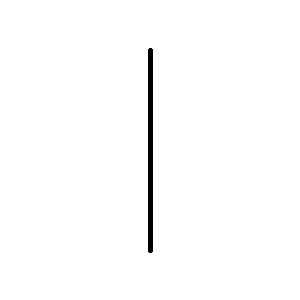
//> input picture images/vertical_line.bmp, 300 x 300 px
$ ./main   (built with g++ and OpenCV 4)
//> lines starting //> are read from the running program, lines starting //| are printed output that depends on the picture; after the words box and inside, x2 and y2 are one past the last pixel; in counts of white or black regions, pixels touching at a corner belong together
### src/proiect.h
//
// Created by Denis on 4/21/2025.
//

#ifndef PROIECT_H
#define PROIECT_H

#include <opencv2/opencv.hpp>


unsigned char bilinearInterpolate(cv::Mat img, float x, float y);
cv::Mat resizeBilinear(cv::Mat input, int newWidth, int newHeight);

unsigned char bicubicInterpolate(cv::Mat img, float x, float y);
cv::Mat resizeBicubic(cv::Mat input, int newWidth, int newHeight);

cv::Mat resizeNearestNeighbor(cv::Mat input, int newWidth, int newHeight);

cv::Mat resizeSubsamplingAverage(cv::Mat input, int newWidth, int newHeight);

double calculateMAE(const cv::Mat& img1, const cv::Mat& img2);

double calculatePSNR(const cv::Mat& I1, const cv::Mat& I2);


#endif //PROIECT_H

### src/proiect.cpp
//
// Created by Denis on 4/21/2025.
//

#include "proiect.h"
#include <cmath>
using namespace cv;
using namespace std;

unsigned char bilinearInterpolate(Mat img, float x, float y) {

    int x1=floor(x);
    int y1=floor(y);

    int x2=std::min(x1+1, img.cols-1);
    int y2=std::min(y1+1, img.rows-1);

    float dx=x-x1;
    float dy=y-y1;

    float I1=(1-dx)*img.at<uchar>(y1,x1)+dx*img.at<uchar>(y1,x2);
    float I2=(1-dx)*img.at<uchar>(y2,x1)+dx*img.at<uchar>(y2,x2);

    return (uchar)((1-dy)*I1+dy*I2);
}

Mat resizeBilinear(Mat input, int newWidth, int newHeight) {
    Mat output(newHeight, newWidth, CV_8UC1);
    float scaleX=(float)input.cols/newWidth;
    float scaleY=(float)input.rows/newHeight;

    for (int y=0;y<newHeight;y++) {
        for (int x=0;x<newWidth;x++) {

            float srcX=x*scaleX;
            float srcY=y*scaleY;
            output.at<uchar>(y,x)=bilinearInterpolate(input,srcX,srcY);
        }
    }
    return output;
}

float cubicInterpolate(float p[4], float x) {
    //catmull-rom
    return p[1] + 0.5f * x * (p[2] - p[0] +
           x * (2*p[0] - 5*p[1] + 4*p[2] - p[3] +
           x * (3*(p[1] - p[2]) + p[3] - p[0])));
}

unsigned char bicubicInterpolate(Mat img, float x, float y) {
    int ix = floor(x);
    int iy = floor(y);

    float dx = x - ix;
    float dy = y - iy;

    float patch[4][4];

    for (int m = -1; m <= 2; m++) {
        int yy = iy + m;
        yy = max(0, min(yy, img.rows - 1));

        for (int n = -1; n <= 2; n++) {
            int xx = ix + n;
            xx = max(0, min(xx, img.cols - 1));

            patch[m + 1][n + 1] = img.at<uchar>(yy, xx);
        }
    }

    float col[4];
    for (int i = 0; i < 4; i++) {
        col[i] = cubicInterpolate(patch[i], dx);
    }

    float value = cubicInterpolate(col, dy);
    value = max(0.0f, min(255.0f, value));

    return (unsigned char)(value + 0.5f);
}


Mat resizeBicubic(Mat input, int newWidth, int newHeight) {
    Mat output(newHeight, newWidth, CV_8UC1);
    float scaleX = (float)input.cols / newWidth;
    float scaleY = (float)input.rows / newHeight;

    for (int y = 0; y < newHeight; y++) {
        for (int x = 0; x < newWidth; x++) {
            float srcX = x * scaleX;
            float srcY = y * scaleY;
            output.at<uchar>(y, x) = bicubicInterpolate(input, srcX, srcY);
        }
    }
    return output;
}

Mat resizeNearestNeighbor(Mat input, int newWidth, int newHeight) {
    Mat output(newHeight, newWidth, CV_8UC1);

    float scaleX = (float)input.cols / newWidth;
    float scaleY = (float)input.rows / newHeight;

    for (int y = 0; y < newHeight; y++) {
        for (int x = 0; x < newWidth; x++) {
            int srcX=(int)(x*scaleX+0.5f);
            int srcY=(int)(y*scaleY+0.5f);

            if (srcX>=input.cols) srcX=input.cols-1;
            if (srcY>=input.rows) srcY=input.rows-1;

            output.at<uchar>(y,x)=input.at<uchar>(srcY,srcX);
        }
    }
    return output;
}

Mat resizeSubsamplingAverage(Mat input, int newWidth, int newHeight) {
    Mat output(newHeight, newWidth, CV_8UC1);

    float scaleX = (float)input.cols / newWidth;
    float scaleY = (float)input.rows / newHeight;

    for (int y = 0; y < newHeight; y++) {
        for (int x = 0; x < newWidth; x++) {
            int startX = (int)(x * scaleX);
            int startY = (int)(y * scaleY);
            int endX = (int)((x + 1) * scaleX);
            int endY = (int)((y + 1) * scaleY);

            endX = std::min(endX, input.cols);
            endY = std::min(endY, input.rows);

            int sum = 0;
            int count = 0;

            for (int j = startY; j < endY; j++) {
                for (int i = startX; i < endX; i++) {
                    sum += input.at<uchar>(j, i);
                    count++;
                }
            }

            uchar average = (uchar)(sum / count);
            output.at<uchar>(y, x) = average;
        }
    }


    return output;
}

//Mean Absolute Error
double calculateMAE(const Mat& img1, const Mat& img2) {
    CV_Assert(img1.size() == img2.size() && img1.type() == img2.type());

    double sumError = 0.0;
    for (int y = 0; y < img1.rows; y++) {
        for (int x = 0; x < img1.cols; x++) {
            sumError += abs(img1.at<uchar>(y, x) - img2.at<uchar>(y, x));
        }
    }
    return sumError / (img1.rows * img1.cols);
}

//Peak-Signal-to-Noise Ratio
double calculatePSNR(const Mat& I1, const Mat& I2) {
    Mat s1;
    absdiff(I1, I2, s1);       // |I1 - I2|
    s1.convertTo(s1, CV_32F);  // convert to float
    s1 = s1.mul(s1);           // |I1 - I2|^2, MSE

    Scalar s = sum(s1);        // sum of all elements

    double mse = s.val[0] / (double)(I1.total()); //mean squared error
    if (mse == 0) return INFINITY;
    double psnr = 10.0 * log10((255 * 255) / mse);
    return psnr;
}

//phase 4

// ----------- BILINEAR -----------
// [147 lines left out: functions bilinearInterpolateColor, resizeBilinearColor, bicubicInterpolateColor, resizeBicubicColor, resizeNearestNeighborColor, resizeSubsamplingAverageColor and 2 more, not called in this run]

### main.cpp
#include <iostream>
#include <opencv2/opencv.hpp>
#include "src/proiect.h"
using namespace std;
using namespace cv;

int main() {

    Mat img = imread("C:/Users/Denis/Desktop/PI/proiect/images/vertical_line.bmp",
                     IMREAD_GRAYSCALE);
//> img: 300 rows x 300 cols, CV_8UC1; 98.9% white; 1 black region, box (x1, y1, x2, y2) and area: (148, 48, 153, 253) 1021

    if (img.empty()) {
        cerr << "Imaginea nu a putut fi incarcata!" << endl;
        return -1;
    }

    int newWidth = img.cols * 3;
//> newWidth = 900
    int newHeight = img.rows * 2;
//> newHeight = 600

    //Bilinear resize + timing
    int64 t1 = getTickCount();
    Mat resizedBilinear = resizeBilinear(img, newWidth, newHeight);
//> after the loop in resizeBilinear, `for (int y=0;y<newHeight;y++)`:
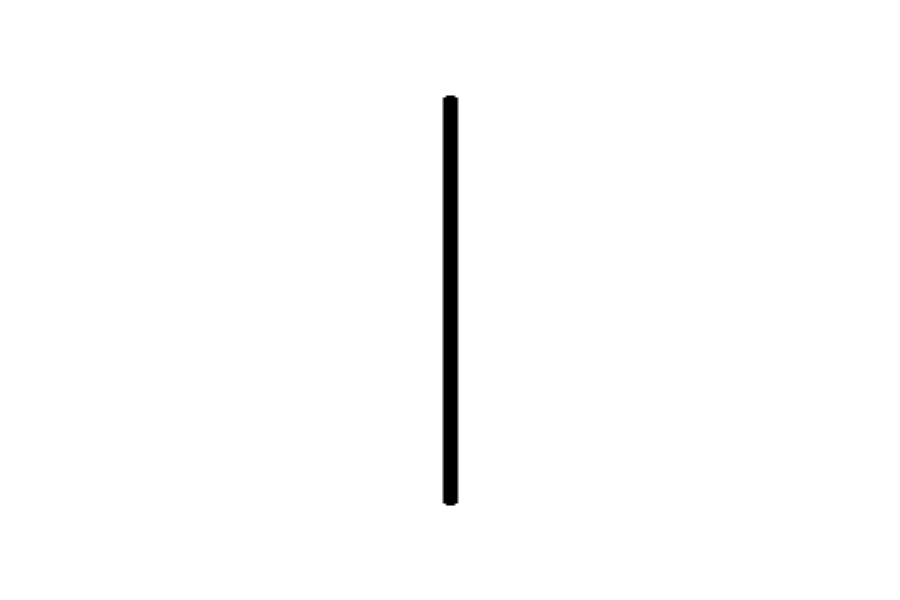
//> output: 600 rows x 900 cols, CV_8UC1; min 0, max 255, mean 252.1
    int64 t2 = getTickCount();
    double timeBilinear = (t2 - t1) * 1000.0 / getTickFrequency();  // ms


    imshow("Original", img);
    imshow("Redimensionat Biliniar", resizedBilinear);

    //Bicubic resize + timing
    newWidth = img.cols * 3;
    newHeight = img.rows * 3;
//> newHeight = 900
    t1 = getTickCount();
    Mat resizedBicubic = resizeBicubic(img, newWidth, newHeight);
    t2 = getTickCount();
    double timeBicubic = (t2 - t1) * 1000.0 / getTickFrequency();


    imshow("Redimensionat Bicubic", resizedBicubic);

    // Nearest Neighbor resize + timing
    newHeight = img.rows * 3;
    newWidth = img.cols * 3;
    t1 = getTickCount();
    Mat resizedNearestNeighbor = resizeNearestNeighbor(img, newWidth, newHeight);
//> after the loop in resizeNearestNeighbor, `for (int y = 0; y < newHeight; y++)`:
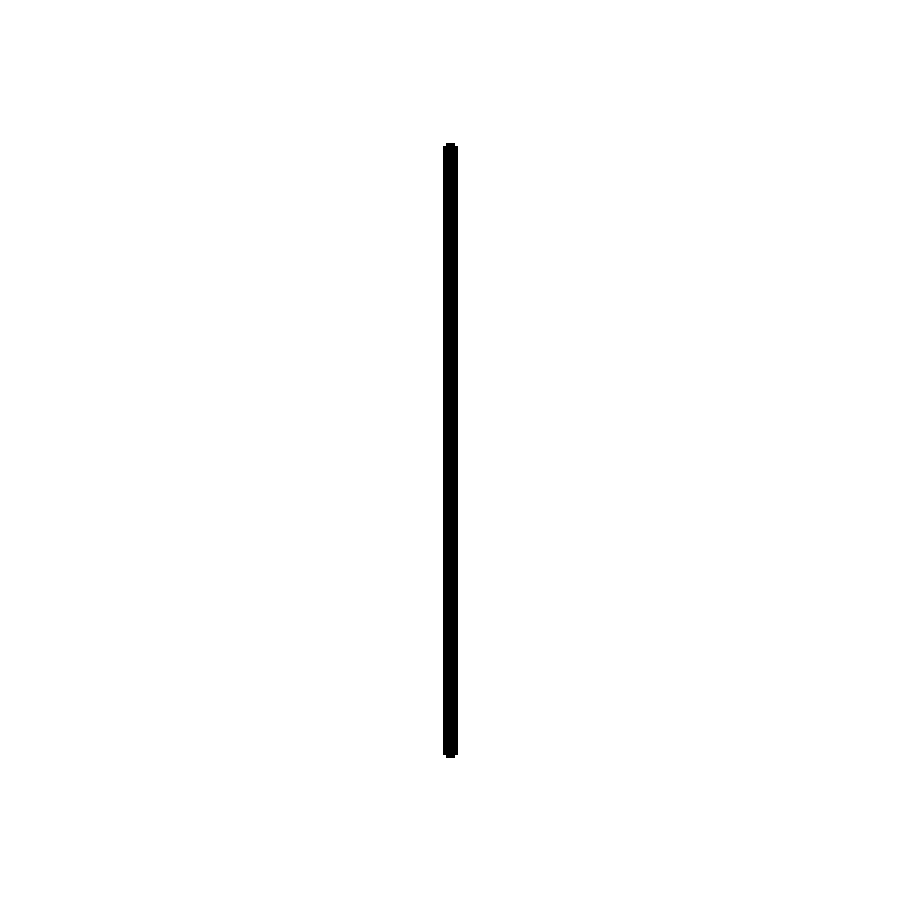
//> output: 900 rows x 900 cols, CV_8UC1; 98.9% white; 1 black region, box (x1, y1, x2, y2) and area: (443, 143, 458, 758) 9189
    t2 = getTickCount();
    double timeNearest = (t2 - t1) * 1000.0 / getTickFrequency();


    imshow("Redimensionat Nearest Neighbor", resizedNearestNeighbor);

    //Subsampling Average resize + timing
    newWidth = (int)(img.cols / 1.4);
//> newWidth = 214
    newHeight = (int)(img.rows / 1.4);
//> newHeight = 214
    t1 = getTickCount();
    Mat resizedSubsamplingAverage = resizeSubsamplingAverage(img, newWidth, newHeight);
    t2 = getTickCount();
    double timeSubsampling = (t2 - t1) * 1000.0 / getTickFrequency();


    imshow("Redimensionat Subsampling Average", resizedSubsamplingAverage);

    cout << "Timp executie Bilinear: " << timeBilinear << " ms" << endl;
    cout << "Timp executie Bicubic: " << timeBicubic << " ms" << endl;
    cout << "Timp executie Nearest Neighbor: " << timeNearest << " ms" << endl;
    cout << "Timp executie Subsampling Average: " << timeSubsampling << " ms" << endl;


    // OpenCV resize results
    Mat cvBilinear, cvBicubic, cvNearest, cvSubsampling;

    // Resize si timp cu metode OpenCV pentru comparatie
     // OpenCV resize results + timing
     int64 t1_ocv, t2_ocv;
     double timeOCV;

     // OpenCV Bilinear
     t1_ocv = getTickCount();
     resize(img, cvBilinear, Size(resizedBilinear.cols, resizedBilinear.rows), 0, 0, INTER_LINEAR);
     t2_ocv = getTickCount();
     timeOCV = (t2_ocv - t1_ocv) * 1000.0 / getTickFrequency();
     cout << "\n---Timp OpenCV---\nTimp executie OpenCV Bilinear: " << timeOCV << " ms" << endl;

     // OpenCV Bicubic
     t1_ocv = getTickCount();
     resize(img, cvBicubic, Size(resizedBicubic.cols, resizedBicubic.rows), 0, 0, INTER_CUBIC);
     t2_ocv = getTickCount();
     timeOCV = (t2_ocv - t1_ocv) * 1000.0 / getTickFrequency();
     cout << "Timp executie OpenCV Bicubic: " << timeOCV << " ms" << endl;

     // OpenCV Nearest Neighbor
     t1_ocv = getTickCount();
     resize(img, cvNearest, Size(resizedNearestNeighbor.cols, resizedNearestNeighbor.rows), 0, 0, INTER_NEAREST);
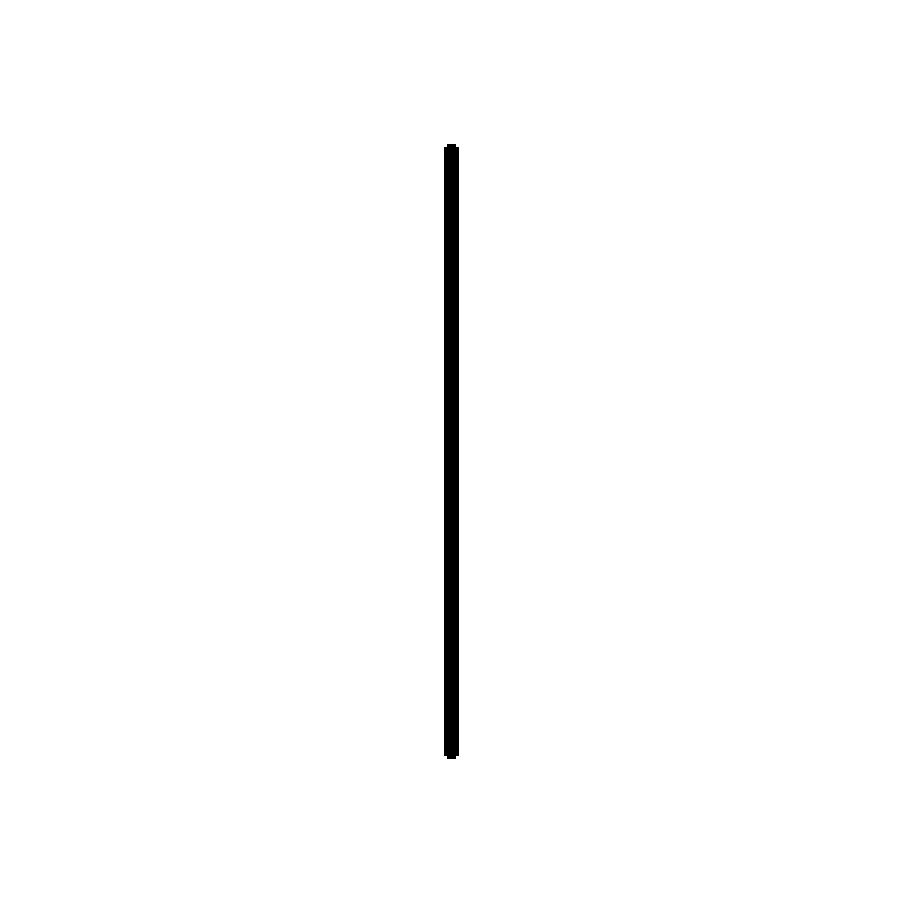
//> cvNearest: 900 rows x 900 cols, CV_8UC1; 98.9% white; 1 black region, box (x1, y1, x2, y2) and area: (444, 144, 459, 759) 9189
     t2_ocv = getTickCount();
     timeOCV = (t2_ocv - t1_ocv) * 1000.0 / getTickFrequency();
     cout << "Timp executie OpenCV Nearest Neighbor: " << timeOCV << " ms" << endl;

     // OpenCV Subsampling (INTER_AREA)
     t1_ocv = getTickCount();
     resize(img, cvSubsampling, Size(resizedSubsamplingAverage.cols, resizedSubsamplingAverage.rows), 0, 0, INTER_AREA);
     t2_ocv = getTickCount();
     timeOCV = (t2_ocv - t1_ocv) * 1000.0 / getTickFrequency();
     cout << "Timp executie OpenCV Subsampling: " << timeOCV << " ms" << endl;

    // MAE and PSNR
    cout << "\n--- Comparatie cu OpenCV ---" << endl;
    cout << "Bilinear - MAE: " << calculateMAE(resizedBilinear, cvBilinear)
         << ", PSNR: " << calculatePSNR(resizedBilinear, cvBilinear) << " dB" << endl;
//> after the loop in calculateMAE, `for (int y = 0; y < img1.rows; y++)`: sumError = 212557
//> in calculatePSNR, `s1 = s1.mul(s1);`:
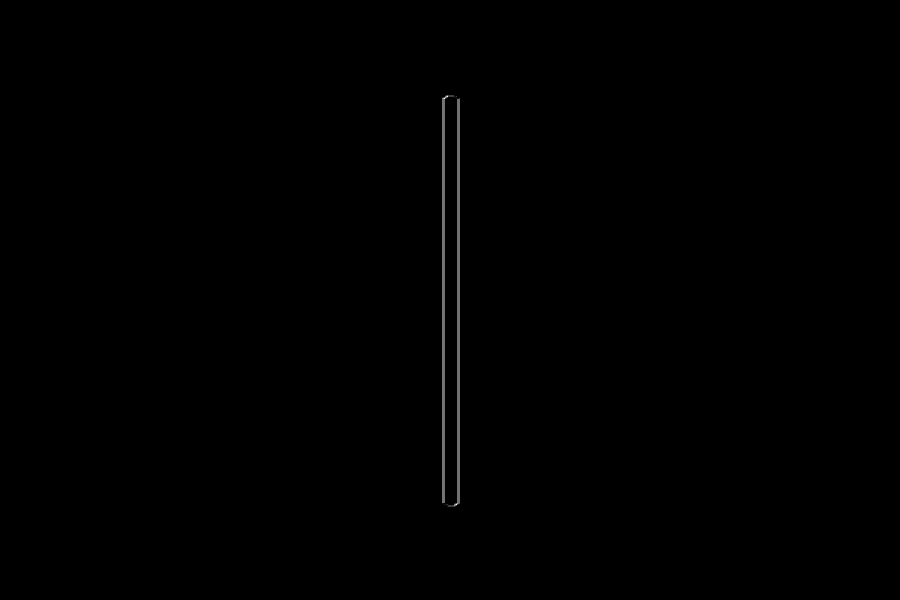
//> s1: 600 rows x 900 cols, CV_32FC1; min 0, max 16384, mean 33.4; drawn with min black and max white
//> in calculatePSNR, `Scalar s = sum(s1);`: s = Scalar(18016613)
//> in calculatePSNR, `double mse = s.val[0] / (double)(I1.total());`: mse = 33.36
//> in calculatePSNR, `double psnr = 10.0 * log10((255 * 255) / mse);`: psnr = 32.9
//| Bilinear - MAE: 0.393624, PSNR: 32.898 dB

    cout << "Bicubic - MAE: " << calculateMAE(resizedBicubic, cvBicubic)
         << ", PSNR: " << calculatePSNR(resizedBicubic, cvBicubic) << " dB" << endl;
//> in calculatePSNR (call 2), `absdiff(I1, I2, s1);`:
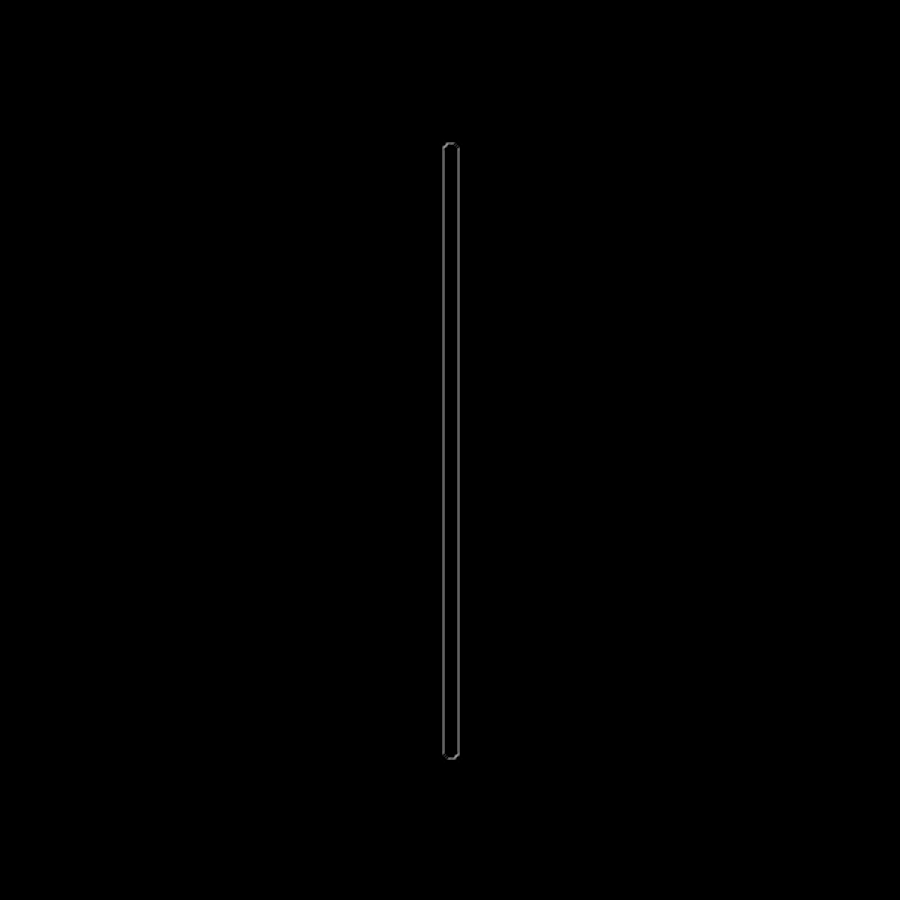
//> s1: 900 rows x 900 cols, CV_8UC1; min 0, max 153, mean 0.4
//> in calculatePSNR (call 2), `Scalar s = sum(s1);`: s = Scalar(27453342)
//> in calculatePSNR (call 2), `double mse = s.val[0] / (double)(I1.total());`: mse = 33.89
//> in calculatePSNR (call 2), `double psnr = 10.0 * log10((255 * 255) / mse);`: psnr = 32.83
//| Bicubic - MAE: 0.392538, PSNR: 32.8297 dB

    cout << "Nearest Neighbor - MAE: " << calculateMAE(resizedNearestNeighbor, cvNearest)
         << ", PSNR: " << calculatePSNR(resizedNearestNeighbor, cvNearest) << " dB" << endl;
//> in calculatePSNR (call 3), `absdiff(I1, I2, s1);`: s1: 900 rows x 900 cols, CV_8UC1; 0.15% white in thin lines or dots, all inside (x1, y1, x2, y2) = (443, 143, 459, 759)
//| Nearest Neighbor - MAE: 0.394778, PSNR: 28.1019 dB

    cout << "Subsampling Average - MSE: " << calculateMAE(resizedSubsamplingAverage, cvSubsampling)
         << ", PSNR: " << calculatePSNR(resizedSubsamplingAverage, cvSubsampling) << " dB" << endl;
//> in calculatePSNR (call 4), `s1 = s1.mul(s1);`:
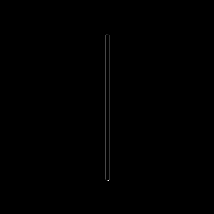
//> s1: 214 rows x 214 cols, CV_32FC1; min 0, max 41616, mean 66; drawn with min black and max white
//> in calculatePSNR (call 4), `Scalar s = sum(s1);`: s = Scalar(3021568)
//> in calculatePSNR (call 4), `double mse = s.val[0] / (double)(I1.total());`: mse = 65.98
//> in calculatePSNR (call 4), `double psnr = 10.0 * log10((255 * 255) / mse);`: psnr = 29.94
//| Subsampling Average - MSE: 0.64962, PSNR: 29.9368 dB

     cout<<"\n----------Color-------------\n";
    Mat imgColor = imread("C:/Users/Denis/Desktop/PI/proiect/images/flowers_24bits.bmp", IMREAD_COLOR);
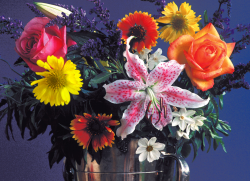
//> input picture images/flowers_24bits.bmp, 250 x 181 px
//> imgColor is the input picture: 181 rows x 250 cols, CV_8UC3; mean B, G, R 84.2, 77.4, 100.4
    if (imgColor.empty()) {
        cerr << "Eroare la încarcarea imaginii!" << endl;
        return -1;
    }
    int newWidthColor = imgColor.cols * 2;
//> newWidthColor = 500
    int newHeightColor = imgColor.rows * 2;
//> newHeightColor = 362

    imshow("Original",imgColor);
//> (the run ends here: the program needs code that is not available in this run, at `Mat resizedBilinearColor = resizeBilinearColor(imgColor, newWidthColor..`)
